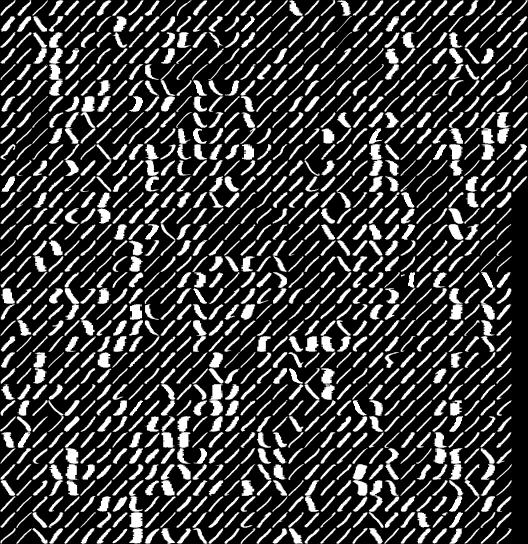
#> input picture HWs/0/HW0/Q2_images/usps_1.jpg, 528 x 544 px, given in place of taj.jpg, which was not available
$ jupyter execute Q6.ipynb   (text cells are left out)
#> lines starting #> are read from the running program, lines starting #| are printed output that depends on the picture; pictures that were not available may be replaced by others from this repository, and a replacement may not be noted
#> further down, image is the input picture: shape (544, 528); min 0, max 255, mean 60.5
[cell 1]
import numpy as np
import cv2
import math
import matplotlib.pyplot as plt
#from google.colab.patches import cv2_imshow

[cell 2]
def Reflect101(img,filter_size):
  '''
    Do not use loop (like while and for)
    Do not use libraries
    calculate averaging filter
    input(s):
      img (ndarray): input image
      filter_size (ndarray): filter size
    output(s):
      image (ndarray): computed Reflect101
  '''
#> called with filter_size = 15

  m=filter_size-1
  image=np.zeros((img.shape[0]+filter_size-1,img.shape[1]+filter_size-1))
  a=image.shape[0]
#> a = 558
  b=image.shape[1]
#> b = 542
  x=int((m)/2)
  y=int((m)/2)
  jbj=a+x-1
#> jbj = 564
  #badane asli
  image[x:a-x, y: b-y] = img
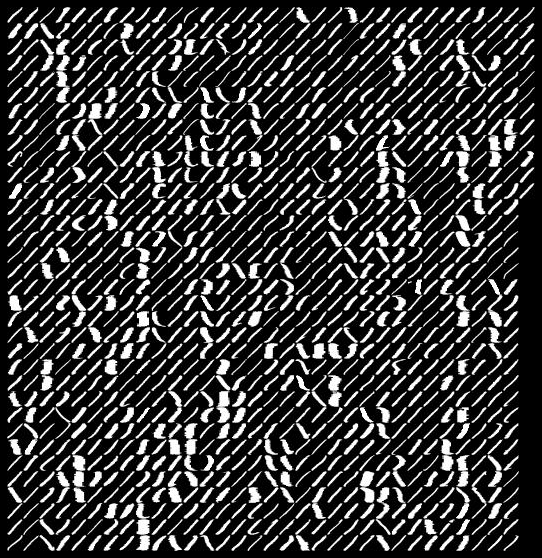
#> image: shape (558, 542) float64; min 0, max 255, mean 57.4
  #bala
  image[0:x,:] = image[2*x:x:-1,:]
  #payiin
  image[jbj+1:,:] = image[jbj-1:jbj-1-x:-1,:]
  #chap
  image[:,0:x] = image[:,2*x:x:-1]
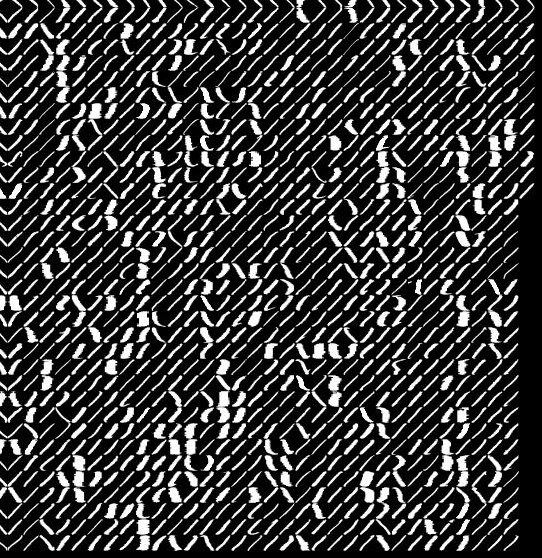
#> image: shape (558, 542) float64; min 0, max 255, mean 59
  #rast
  image[:,jbj+1:] = image[:,jbj-1:jbj-1-x:-1]

  return image

[cell 3]
def Averaging_Blurring(img, filter_size):
  '''
    Do not use libraries
    input(s):
      img (ndarray): input image
      filter_size (ndarray): filter size
    output(s):
      result (ndarray): computed averaging blurring
  '''

  image = Reflect101(img, filter_size)
  result = np.zeros((img.shape))
  #######################
  #    your code here   #
  #######################
  x,y=img.shape
#> x = 544; y = 528
  m,n=filter_size,filter_size
  # m_h,n_h=filter_size//2,filter_size//2
  for i in range(x):
    for j in range(y):
      result[i,j]=np.average(image[i:i+m,j:j+n])
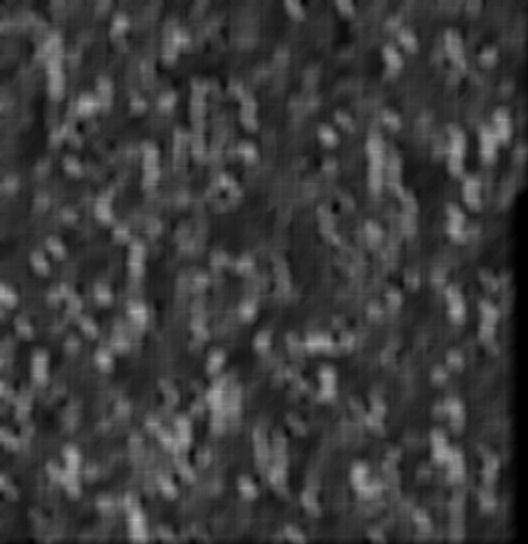
#> result: shape (544, 528) float64; min 0, max 182.8, mean 60.3
  return result

[cell 4]
def Median_Blurring(img, filter_size):
  '''
    Do not use libraries
    input(s):
      img (ndarray): input image
      filter_size (ndarray): filter size
    output(s):
      result (ndarray): computed median blurring
  '''
#> called with filter_size = 15
  image = Reflect101(img, filter_size)
  result = np.zeros((img.shape))
  a,b= img.shape
#> a = 544; b = 528
  x,y=filter_size,filter_size
  for i in range(a):
    for j in range(b):
        result[i,j]=np.median(image[i:i+x,j:j+y])
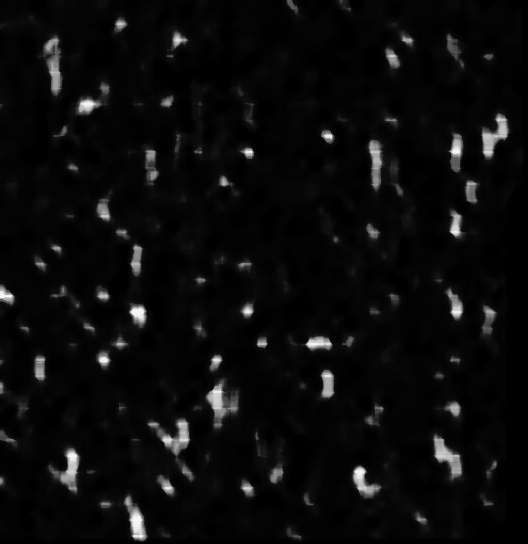
#> result: shape (544, 528) float64; min 0, max 246, mean 10.9
  #######################
  #    your code here   #
  #######################

  return result

[cell 5]
def Gaussian_Blurring(img, filter_size, std):
    '''
    Do not use libraries
    input(s):
      img (ndarray): input image
      filter_size (tuple): filter size
      std (float): std of gaussian kernel
    output(s):
      result (ndarray): computed gaussian blurring
    '''
#> called with filter_size = 15, std = 40
    kernel = np.zeros((filter_size,filter_size))
    #######################
    #    your code here   #
    #######################
    output = img.copy()
    a,b=kernel.shape
    x_h,y_h=a//2,b//2
    ma=2*std**2
    for i in range(a):
      for j in range(b):
        s=i-x_h
        t=j-y_h
        kernel[i,j]=np.exp(-(s**2+t**2)/ma)
    kernel=kernel/np.sum(kernel)
    result = cv2.filter2D(src = output, ddepth = -1, kernel = kernel)
    return result

[cell 6]
# Do not change this cell
image = cv2.imread('./images/taj.jpg',cv2.IMREAD_GRAYSCALE)

[cell 7]
# Do not change this cell
plt.figure(figsize=(15,15))
plt.subplot(2,2,1)
plt.imshow(image,cmap='gray')
plt.title("main image")
plt.axis("off")

AB = Averaging_Blurring(image,15)
plt.subplot(2,2,2)
plt.imshow(AB,cmap='gray')
plt.title("Averaging Blurring")
plt.axis("off")

MB = Median_Blurring(image,15)
plt.subplot(2,2,3)
plt.imshow(MB,cmap='gray')
plt.title("Median Blurring")
plt.axis("off")

GB = Gaussian_Blurring(image,15,40)
plt.subplot(2,2,4)
plt.imshow(GB,cmap='gray')
plt.title("Gaussian Blurring")
plt.axis("off")

[cell 8]
def Bilateral_Filtering(img, filter_size, std, rstd):
    '''
    Do not use libraries
    input(s):
      img (ndarray): input image
      filter_size (tuple): filter size
      std (float): value of std in the coordinate space
      rstd (float): value of std in the color space
    output(s):
      result (ndarray): computed Bilateral blurring
    '''
    result = img.copy()
    #######################
    #    your code here   #
    #######################
    return result

[cell 9]
# Do not change this cell
bilateral = Bilateral_Filtering(image, 15, 40, 40)
cv2.imshow(bilateral)

[cell 10]
AveragingBlurring = cv2.blur(image,(15,15))
MedianBlurring = cv2.medianBlur(image,15)
GaussianBlurring = cv2.GaussianBlur(image,(15,15),cv2.BORDER_REFLECT_101)
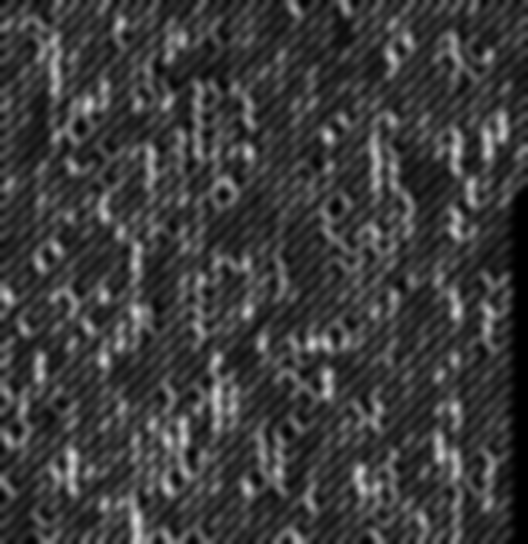
#> GaussianBlurring: shape (544, 528); min 0, max 219, mean 60.6
Bilateral = cv2.bilateralFilter(image,15,40,40)

[cell 11]
# Do not change this cell
Array = [AveragingBlurring, MedianBlurring, GaussianBlurring, Bilateral]
titles = ['Averaging Blurring', 'Median Blurring', 'Gaussian Blurring', 'Bilateral']
plt.figure(figsize=(15,15))
for i in range(4):
  plt.subplot(2,2,i+1)
  plt.imshow(Array[i],cmap='gray')
  plt.title(titles[i])
  plt.axis("off")

$ run again, on HWs/0/HW0/Q2_images/usps_2.jpg
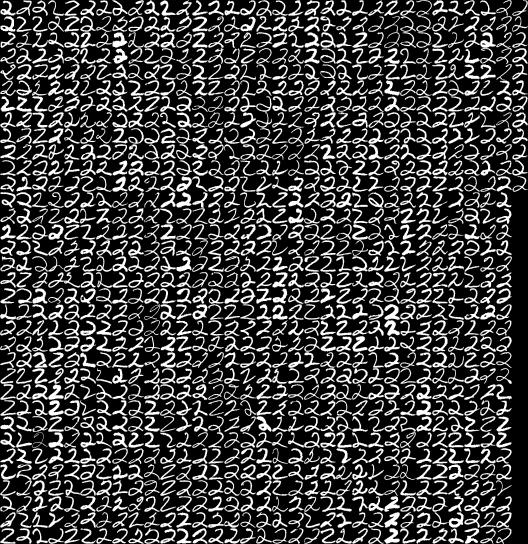
#> input picture HWs/0/HW0/Q2_images/usps_2.jpg, 528 x 544 px, given in place of taj.jpg, which was not available
#> image is the input picture: shape (544, 528); min 0, max 255, mean 65.1
#> after the loop in Median_Blurring, `for i in range(a):`:
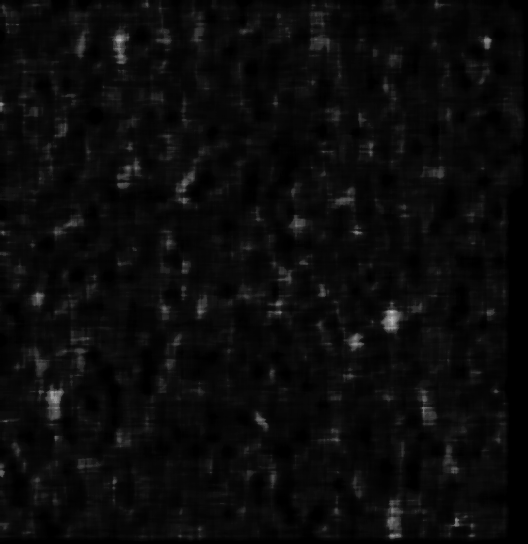
#> result: shape (544, 528) float64; min 0, max 186, mean 10.8
#> `GaussianBlurring = cv2.GaussianBlur(image,(15,15),cv2.BORDER_REFLECT_1..`:
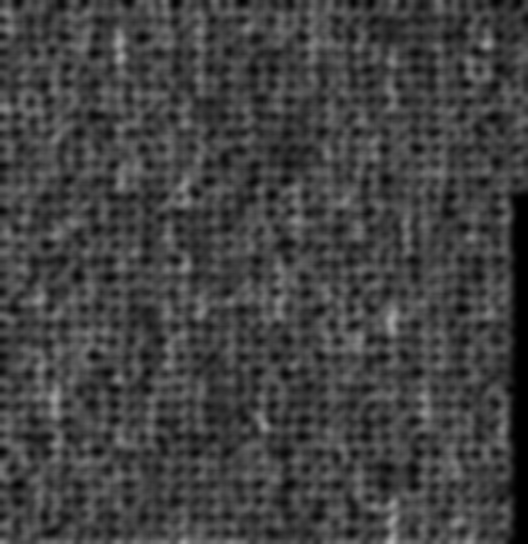
#> GaussianBlurring: shape (544, 528); min 0, max 178, mean 65.2
